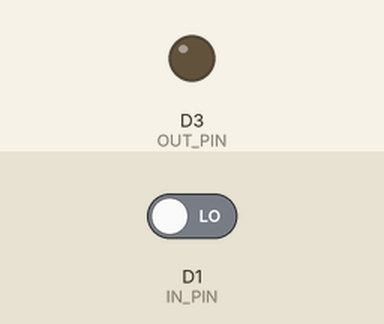
Recording of a sketch running on a simulated Particle Photon. Parts: output pins drawn as LEDs (lit = HIGH). The inputs (shaded band) are chosen by the test bench; at power-on: D1 (IN_PIN) LOW.

Above: at 1.7 s.
1.8 s: D1 (IN_PIN) driven HIGH
At 2.7 s:
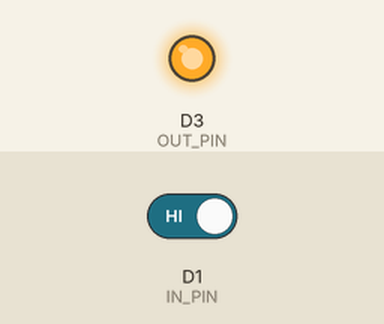
Timing chart, 0 to 4.8 s (numbered marks = the images above; inputs shaded):
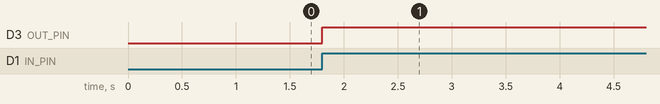

The sketch:

interface.ino
```cpp
#define IN_PIN   D1
#define OUT_PIN  D3

int on = 0;
int state = 0;
int previous_reading = 1;
int reading;

long toggled_time = 0;
long debounce = 500;

int toggleOn(String status) {
    if (status == "on") {
        digitalWrite(OUT_PIN, 1);
        on = 1;
        return 1;
    } else {
        digitalWrite(OUT_PIN, 0);
        on = 0;
        return 0;
    }
}

void setup() {
    Serial.begin(9960);
    delay(500);

    pinMode(OUT_PIN, OUTPUT);
    pinMode(IN_PIN, INPUT);
    Spark.function("toggleOn", toggleOn);
    Spark.variable("on", &on, INT);
}

void loop() {
    reading = digitalRead(IN_PIN);
    if (reading == 1 && previous_reading == 0 && millis() - toggled_time > debounce) {
      if (on == 1) {
        toggleOn("off");
        /*Spark.publish("off");*/
      } else {
        toggleOn("on");
        /*Spark.publish("on");*/
      }

      toggled_time = millis();
    }
    previous_reading = reading;
    delay(100);
}
```

Measured:
- after the input at 1.8 s, D3 (OUT_PIN): LOW → HIGH at once
